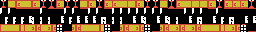

Tiled map render using the project's own tile images. Description and the whole map definition, tile-layer contents included, below:
An orthogonal 32x4 tile map with 8x8 px tiles, 1 tile layer (namtbl).

<map version="1.5" tiledversion="1.5.0" orientation="orthogonal" renderorder="right-down" width="32" height="4" tilewidth="8" tileheight="8" infinite="0" nextlayerid="2" nextobjectid="1">
 <tileset firstgid="1" name="charset" tilewidth="8" tileheight="8" tilecount="256" columns="16">
 <image source="charset@6000.namtbl.png" width="256" height="64" />
 </tileset>
 <layer id="1" name="namtbl" width="32" height="4">
 <data encoding="csv">
73,74,75,74,75,73,73,75,73,73,74,75,73,75,75,74,74,75,73,73,74,73,75,74,74,74,75,73,75,75,75,73,80,80,76,76,76,80,76,76,80,80,76,80,80,76,80,80,80,80,80,80,80,76,76,80,80,80,76,80,76,76,76,76,77,77,77,78,79,79,79,78,77,78,78,78,77,79,79,79,78,78,79,78,78,79,79,78,77,79,78,77,77,79,78,78,68,66,67,68,71,68,71,69,70,71,68,66,67,69,70,71,68,71,69,70,71,68,71,68,71,68,66,67,68,71,69,70
</data>
 </layer>
</map>
